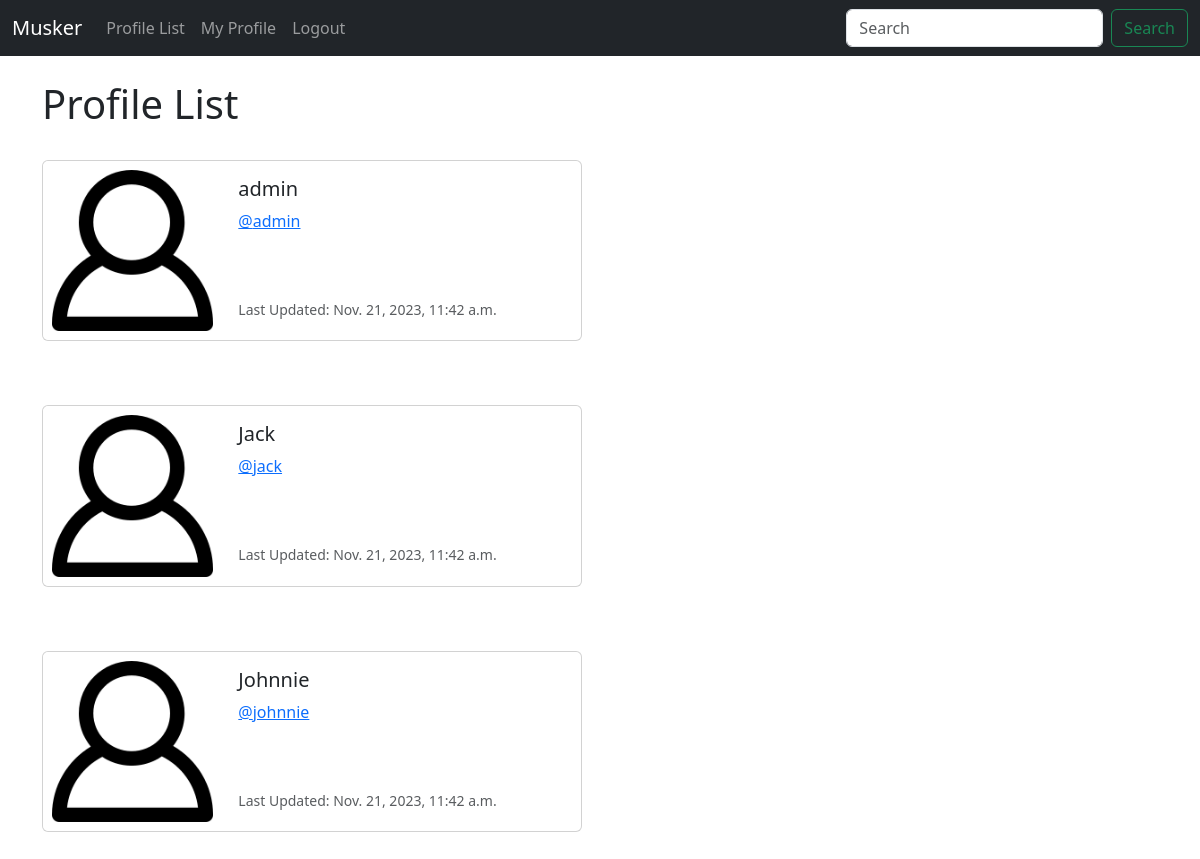
The page /profile_list/ (signed in) on the database as committed earlier.
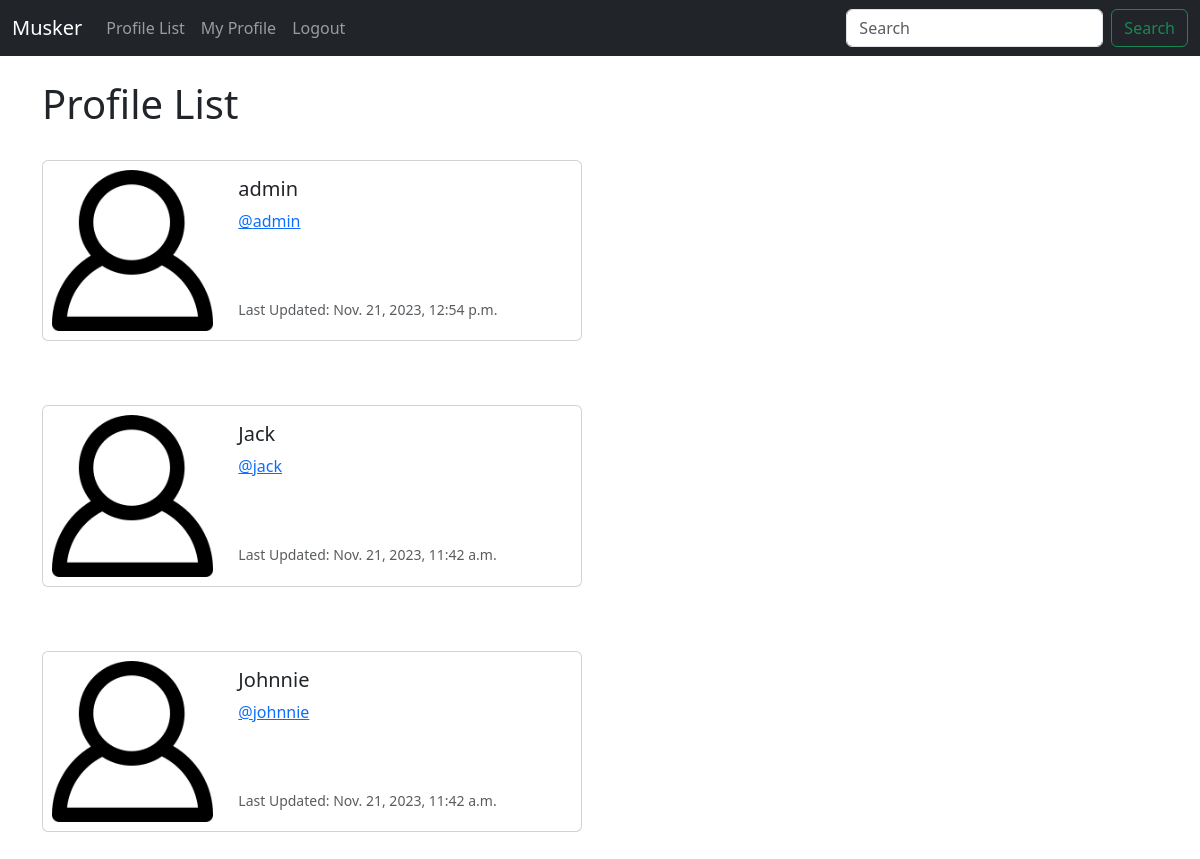
The same page on the database as committed later.
### musker/models.py (models this page shows, shortened)
class Profile(models.Model):
    user = models.OneToOneField(User, on_delete=models.CASCADE)
    follows = models.ManyToManyField('self', related_name='followed_by', symmetrical=False, blank=True)
    date_modified = models.DateTimeField(User, auto_now=True)

### musker/views.py (the view)
# urls.py: path('profile_list/', views.profile_list, name='profile_list'),
def profile_list(request):
    if request.user.is_authenticated:
        profiles = Profile.objects.exclude(user=request.user)
        return render(request, 'profile_list.html', {'profiles': profiles})
    else:
        messages.success(request, 'You Must Be Logged In To View This Page...')
        return redirect('home')

### musker/templates/profile_list.html
{% extends 'base.html' %}
{% load static %}
{% block content %}
    <h1>Profile List</h1>
    <br/>
    {% if profiles %}
        {% for profile in profiles %}
            <div class="card mb-3" style="max-width: 540px;">
                <div class="row g-0">
                <div class="col-md-4">
                    <img src="{% static 'images/default_profile_pic.png' %}" class="img-fluid rounded-start" alt="Profile Image">
                </div>
                <div class="col-md-8">
                    <div class="card-body">
                    <h5 class="card-title">{{ profile.user.username }}</h5>
                    <p class="card-text"><a href="{% url 'profile' profile.user.id %}">@{{ profile.user.username | lower }}</a></p>
                    <br/><br/>
                    <p class="card-text"><small class="text-body-secondary">Last Updated: {{ profile.date_modified }}</small></p>
                    </div>
                </div>
                </div>
            </div>
            <br/><br/>
        {% endfor %}
    {% endif %}
{% endblock %}

Rows that differ between the two databases and show on the page:
changed Profile "admin": date_modified "Nov. 21, 2023, 11:42 a.m." → "Nov. 21, 2023, 12:54 p.m."
